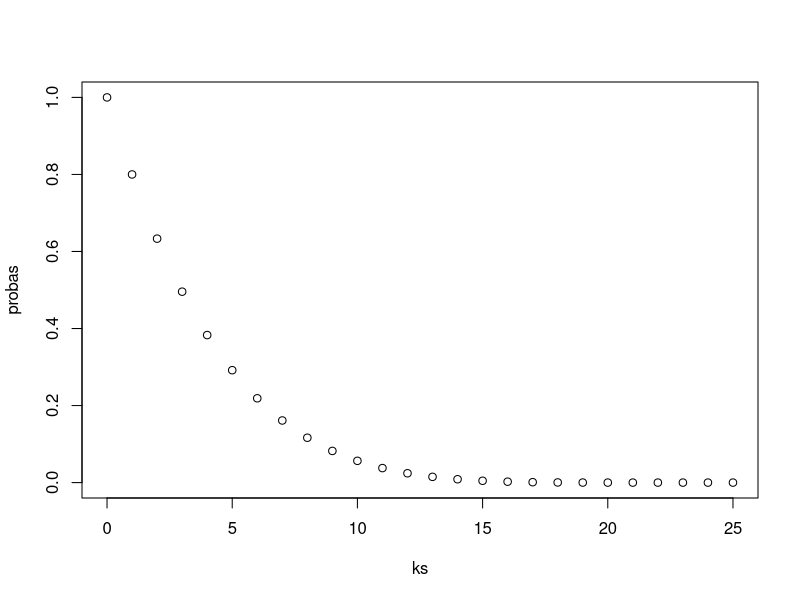
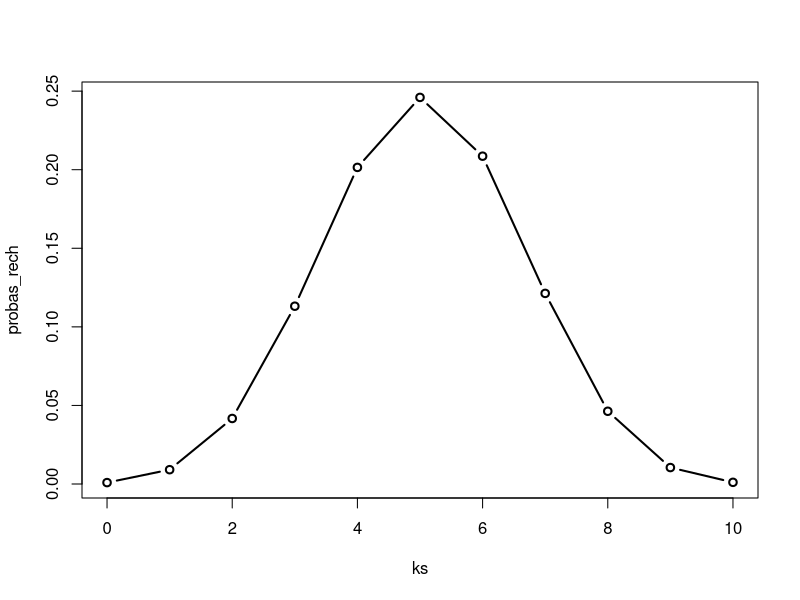

Reproduce these figures in R, in order.
## ---- chunk 1
knitr::opts_chunk$set(echo = TRUE)
## ---- chunk 2
proba_pasar_la_inspeccion = dhyper(0, 3, 25-3, 5)
proba_pasar_la_inspeccion
## ---- chunk 3
probas=c()
for (k in 0:25) {
    probas[k + 1] = dhyper(0, k, (25 - k), 5)
}
ks = 0:25
plot(ks, probas)
## ---- chunk 4
# La máxima probabiliddad, con k = 6, és:

dhyper(0, 6, 25 - 6, 5)
## ---- chunk 5
ks = 0:10
probas_rech = c()
for (k in 0:10) {
    probas_rech[k + 1] = dbinom(k, 10, 1 - 0.49565) # 0.50435, proba partidas rechazadas
}

probas_rech
## ---- chunk 6
esperanza_x = sum(ks * probas_rech)
esperanza_x
## ---- chunk 7
varianza_x = sum(ks^2 * probas_rech) - (sum(ks * probas_rech))^2
varianza_x
## ---- chunk 8
plot(ks, probas_rech, type = 'b', lwd = 2)
